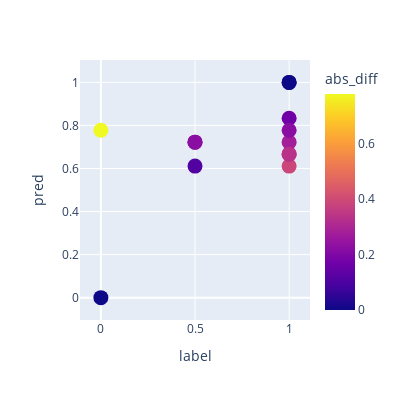

Notebook source saved alongside this figure:
### Markdown cell above
### ltr-reg

### Code cell
y_ltr_reg_test_pred = best_ltr_reg_model.predict(X_ltr_reg_test)
test_results_df = pd.concat([
    y_ltr_reg_test.rename("label"),
    pd.Series(y_ltr_reg_test_pred, index=y_ltr_reg_test.index).rename("pred"),
    (y_ltr_reg_test - y_ltr_reg_test_pred).abs().rename("abs_diff")
], axis=1)

fig = px.scatter(test_results_df.reset_index(), x="label", y= "pred", color="abs_diff", hover_data=['patient'], width=400, height=400)
fig.update_traces(marker=dict(size=15))
fig.show()

### Figure 1 — Plotly figure (JSON) as saved in the notebook; plotly's stock layout.template omitted (floating-point values rounded to 4 significant figures)
{"data": [{"customdata": [["NOV_08"], ["GIL_17"], ["GIL_11"], ["NOV_09"], ["GIL_05"], ["NOV_22"], ["NOV_02"], ["NOV_12"], ["NOV_13"], ["GIL_09"], ["NOV_10"], ["GIL_15"], ["GIL_21"]], "hovertemplate": "label=%{x}<br>pred=%{y}<br>patient=%{customdata[0]}<br>abs_diff=%{marker.color}<extra></extra>", "legendgroup": "", "marker": {"color": [0.2222, 0.3889, 0.3333, 0.2778, 0.7778, 0, 0, 0.1667, 0.2222, 0, 0.2222, 0.3333, 0.1111], "coloraxis": "coloraxis", "size": 15, "symbol": "circle"}, "mode": "markers", "name": "", "orientation": "v", "showlegend": false, "type": "scatter", "x": [0.5, 1, 1, 1, 0, 1, 0, 1, 1, 1, 0.5, 1, 0.5], "xaxis": "x", "y": [0.7222, 0.6111, 0.6667, 0.7222, 0.7778, 1, 0, 0.8333, 0.7778, 1, 0.7222, 0.6667, 0.6111], "yaxis": "y"}], "layout": {"coloraxis": {"colorbar": {"title": {"text": "abs_diff"}}, "colorscale": [[0, "#0d0887"], [0.1111, "#46039f"], [0.2222, "#7201a8"], [0.3333, "#9c179e"], [0.4444, "#bd3786"], [0.5556, "#d8576b"], [0.6667, "#ed7953"], [0.7778, "#fb9f3a"], [0.8889, "#fdca26"], [1, "#f0f921"]]}, "height": 400, "legend": {"tracegroupgap": 0}, "margin": {"t": 60}, "width": 400, "xaxis": {"anchor": "y", "autorange": true, "domain": [0, 1], "range": [-0.1117, 1.112], "title": {"text": "label"}, "type": "linear"}, "yaxis": {"anchor": "x", "autorange": true, "domain": [0, 1], "range": [-0.1039, 1.104], "title": {"text": "pred"}, "type": "linear"}}}
